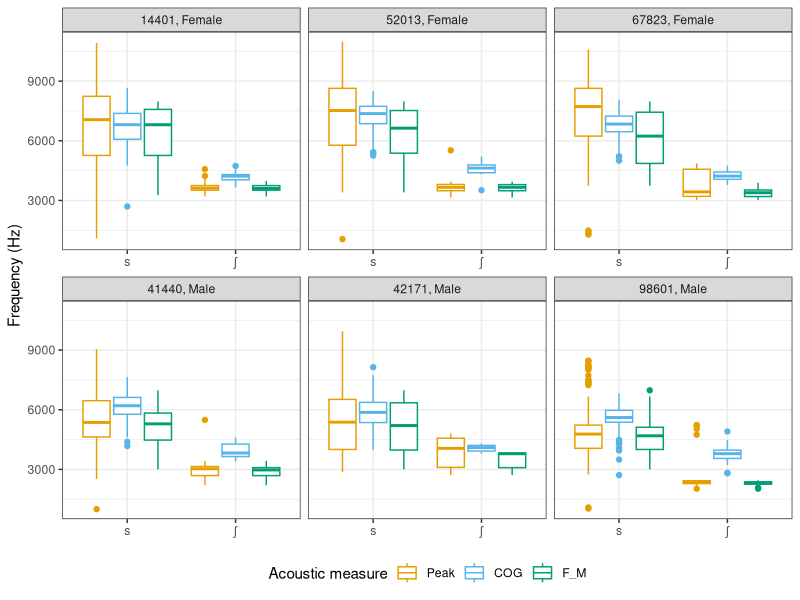
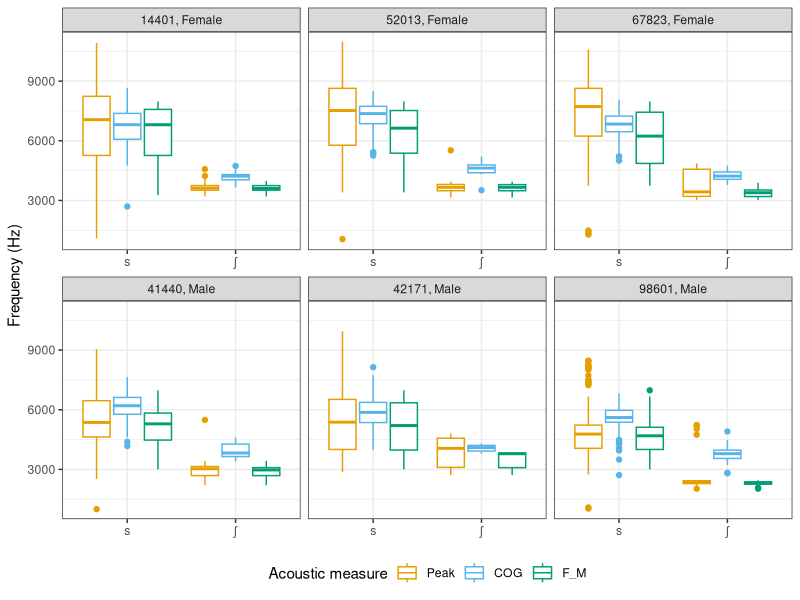

The R source for these figures, in order:
library(tidyverse)
theme_set(theme_bw())

# Colourblind-friendly colours from Okabe & Ito (https://jfly.uni-koeln.de/color/#pallet)
oi_colours <- c('#E69F00', '#56B4E9', '#009E73')

# Load the data
sibilants <- read_csv('./output/ParlBleu-subset_mts_sibilants_normalized.csv')

# Make the figure
sibilant_measures <- sibilants %>%
  pivot_longer(cols = c(spectral_peak_full:F_M),
               names_to = 'acoustics',
               values_to = 'value') %>%
  mutate(acoustics = acoustics %>% fct_relevel(c('spectral_peak_full', 'spectral_cog', 'F_M'))) %>%
  ggplot(aes(x = phone, y = value, colour = acoustics)) +
  geom_boxplot(position = position_dodge(width = 0.85)) +
  facet_wrap(~interaction(speaker, gender %>% str_to_title(), sep = ', '),
             scales = 'free_x') +
  labs(x = NULL,
       y = 'Frequency (Hz)',
       colour = 'Acoustic measure') +
  scale_colour_discrete(labels = c('Peak', 'COG', 'F_M'), type = oi_colours) +
  theme(legend.position = 'bottom')

sibilant_measures

sibilant_measures %>% ggsave('./sibilant_measures.png', ., width = 1600, height = 1200, unit = 'px')
